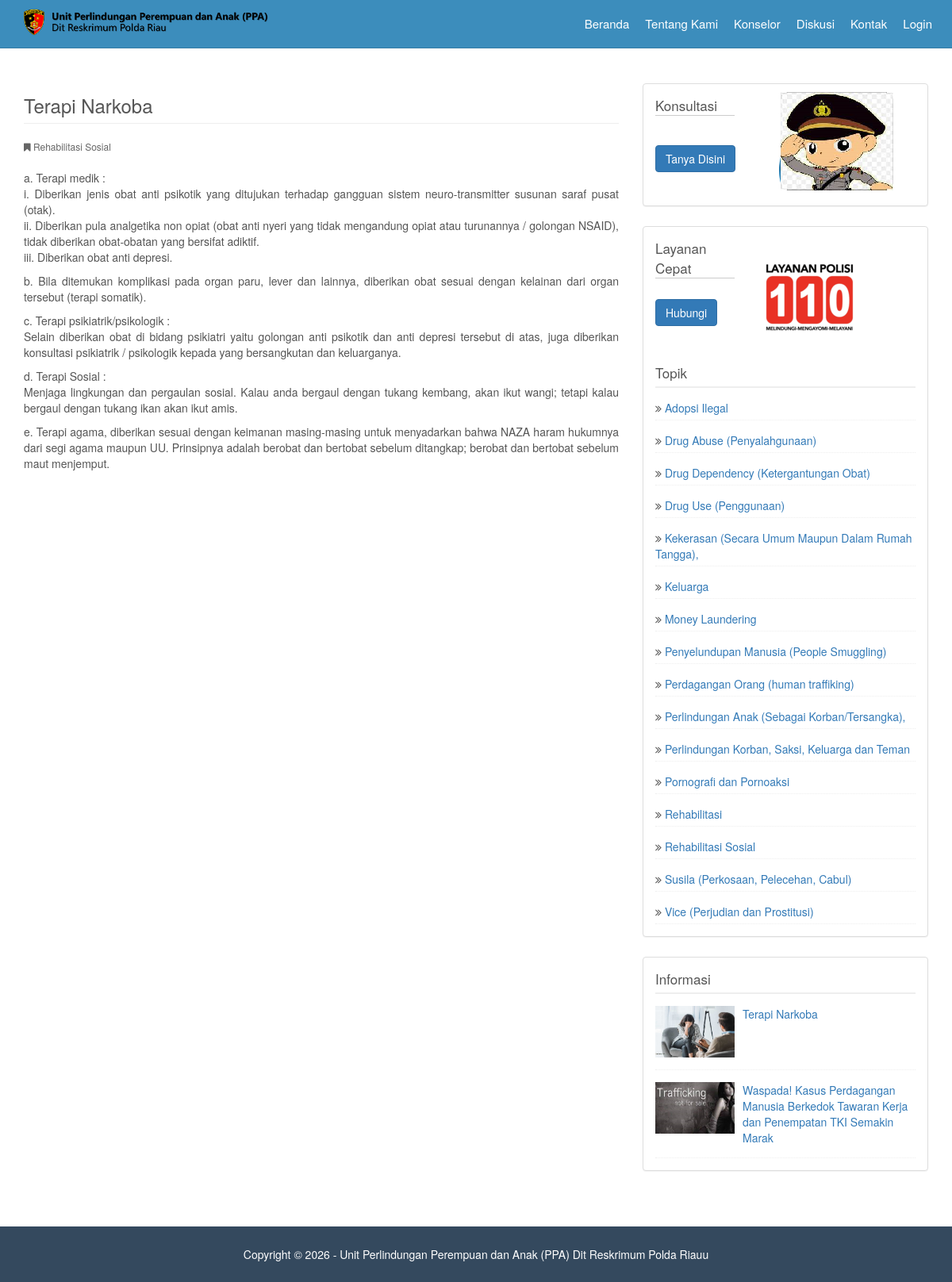
Screenshot of /main.php?page=detail&id=9 with the database file from the repository.
### tables this page shows
CREATE TABLE `tbl_informasi` (
  `id_informasi` int(11) NOT NULL,
  `tanggal` timestamp NOT NULL DEFAULT current_timestamp(),
  `judul` varchar(255) NOT NULL,
  `isi` text NOT NULL,
  `id_kategori` int(11) NOT NULL,
  `gambar` varchar(255) NOT NULL
);

CREATE TABLE `tbl_kategori` (
  `id_kategori` int(11) NOT NULL,
  `nama_kategori` varchar(100) NOT NULL
);

### sidebar-kanan.php (the view, shortened to what this page needs)
<?php
if ($_GET['page']=='home') {
    $margin = '25px';
} else {
    $margin = '45px';
}
?>
<?php
if (!empty($_SESSION['email_klien']) && !empty($_SESSION['password_klien'])) { ?>
    <div style="margin-top:<?php echo $margin; ?>" class="panel panel-default">
        <div class="panel-body">
            <p style="font-size:17px;border-bottom: 1px solid #ccc;width:100px">Konsultasi</p>
            <a class="btn btn-primary" href="?page=form_konsultasi&form=add">Tanya Disini</a>
            <img style="margin-top:-40px;margin-left:50px" src="assets/img/tanya-dokter.png">
        </div>
    </div>
<?php
} else { ?>
    <div style="margin-top:<?php echo $margin; ?>" class="panel panel-default">
        <div class="panel-body">
            <p style="font-size:17px;border-bottom: 1px solid #ccc;width:100px">Konsultasi</p>
            <a class="btn btn-primary" href="?page=login">Tanya Disini</a>
            <img style="margin-top:-40px;margin-left:50px" src="assets/img/tanya-dokter.png">
        </div>
    </div>
<?php
}
?>
<div style="margin-top:25px" class="panel panel-default">
    <div class="panel-body">
        <p style="font-size:17px;border-bottom: 1px solid #ccc;width:100px">Layanan Cepat</p>
        <a class="btn btn-primary" href="tel:110">Hubungi</a>
        <img style="margin-top:-40px;margin-left:50px" src="assets/img/110.gif">
    </div>
    <div class="panel-body">
        <p style="margin-bottom:5px;font-size:17px;border-bottom:2px solid #eee;padding-bottom:5px">Topik</p>
    <?php
    $query = mysqli_query($mysqli, "SELECT * FROM tbl_kategori ORDER BY nama_kategori ASC")
                        or die('Ada kesalahan pada query tampil data kategori : '.mysqli_error($mysqli));
    while($data = mysqli_fetch_assoc($query)) {
    ?>
        <div class="media">
            <div class="media-body">
                <i class="fa fa-angle-double-right"></i>
                <a class="media-heading" href="?page=kategori&id=<?php echo $data['id_kategori']; ?>"><?php echo $data['nama_kategori']; ?></a>
            </div>
        </div>
        <div style="border-bottom:1px dotted #eee;padding-bottom:5px"></div>
    <?php
    }
    ?>
    </div>
</div>
<div style="margin-top:25px" class="panel panel-default">
    <div class="panel-body">
        <p style="margin-bottom:5px;font-size:17px;border-bottom:2px solid #eee;padding-bottom:5px">Informasi</p>
    <?php
    $query = mysqli_query($mysqli, "SELECT * FROM tbl_informasi ORDER BY RAND() DESC LIMIT 6")
                        or die('Ada kesalahan pada query tampil data berita kesehatan : '.mysqli_error($mysqli));
    while($data = mysqli_fetch_assoc($query)) {
    ?>
        <div class="media">
            <div class="media-left">
                <a href="?page=detail&id=<?php echo $data['id_informasi']; ?>">
                    <img style="height:65px;width:100px" style="margin-top: 5px" class="media-object" src="images/informasi/<?php echo $data['gambar']; ?>" alt="Berita Kesehatan">
                </a>
            </div>
            <div class="media-body">
                <a class="media-heading" href="?page=detail&id=<?php echo $data['id_informasi']; ?>"><?php echo $data['judul']; ?></a>
            </div>
        </div>
        <div style="border-bottom:1px dotted #eee;padding-bottom:15px"></div>
    <?php
    }
    ?>
    </div>
</div>

### pages/informasi/detail.php
<?php
$query = mysqli_query($mysqli, "SELECT * FROM tbl_informasi as a INNER JOIN tbl_kategori as b
								ON a.id_kategori=b.id_kategori
                                WHERE a.id_informasi='$_GET[id]'")
                                or die('Ada kesalahan pada query tampil data informasi : '.mysqli_error($mysqli));
$data = mysqli_fetch_assoc($query);
?>
<div class="row">
    <div class="col-lg-8">
        <div class="row">
            <div class="col-lg-12">
                <br>
                <h3 class="page-header">
                    <?php echo $data['judul']; ?>
                </h3>
                <p style="font-size:12px;color:#666">
                    <i class="fa fa-bookmark"></i> <?php echo $data['nama_kategori']; ?>
                </p>
            </div>
        </div>
        <div class="row">
            <div class="col-lg-12">
                <div style="text-align:justify">
                    <p><?php echo $data['isi']; ?></p>
                </div>
            </div>
        </div>
    </div>
    <div class="col-md-4">
        <?php include "sidebar-kanan.php" ?>
    </div>
</div>

### assets/css/modern-business.css (style rules this page uses)
html, body { height: 100%; }
body { padding-top: 50px; }

### assets/css/style.css (style rules this page uses)
body { font-family: "Helvetica Neue", Helvetica, Arial, sans-serif; font-size: 14px; line-height: 1.42857143; color: #555; background-color: #fff; padding-top: 60px; }

### rows the page displays
tbl_informasi: judul "Terapi Narkoba", id_kategori.nama_kategori "Rehabilitasi Sosial", isi "a. Terapi medik : i. Diberikan jenis obat anti psikotik yang ditujukan terhadap gangguan sistem neuro-transmitter susunan saraf pusat (otak). ii. Diberikan pula analgetika non opiat (obat anti nyeri yang tidak mengandung opiat atau turunannya / golongan NSAID), tidak diberikan obat-obatan yang bersifat adiktif. iii. Diberikan obat anti depresi. b. Bila ditemukan komplikasi pada organ paru, lever dan lainnya, diberikan obat sesuai dengan kelainan dari organ tersebut (terapi somatik). c. Terapi psikiatrik/psikologik : Selain diberikan obat di bidang psikiatri yaitu golongan anti psikotik dan anti depresi tersebut di atas, juga diberikan konsultasi psikiatrik / psikologik kepada yang…", gambar (picture)
tbl_kategori: nama_kategori "Adopsi Ilegal"
tbl_kategori: nama_kategori "Drug Abuse (Penyalahgunaan)"
tbl_kategori: nama_kategori "Drug Dependency (Ketergantungan Obat)"
tbl_kategori: nama_kategori "Drug Use (Penggunaan)"
tbl_kategori: nama_kategori "Kekerasan (Secara Umum Maupun Dalam Rumah Tangga),"
tbl_kategori: nama_kategori "Keluarga"
tbl_kategori: nama_kategori "Money Laundering"
tbl_kategori: nama_kategori "Penyelundupan Manusia (People Smuggling)"
tbl_kategori: nama_kategori "Perdagangan Orang (human traffiking)"
tbl_kategori: nama_kategori "Perlindungan Anak (Sebagai Korban/Tersangka),"
tbl_kategori: nama_kategori "Perlindungan Korban, Saksi, Keluarga dan Teman"
tbl_kategori: nama_kategori "Pornografi dan Pornoaksi"
tbl_kategori: nama_kategori "Rehabilitasi"
tbl_kategori: nama_kategori "Rehabilitasi Sosial"
tbl_kategori: nama_kategori "Susila (Perkosaan, Pelecehan, Cabul)"
tbl_kategori: nama_kategori "Vice (Perjudian dan Prostitusi)"
tbl_informasi: gambar (picture), judul "Waspada! Kasus Perdagangan Manusia Berkedok Tawaran Kerja dan Penempatan TKI Semakin Marak"
